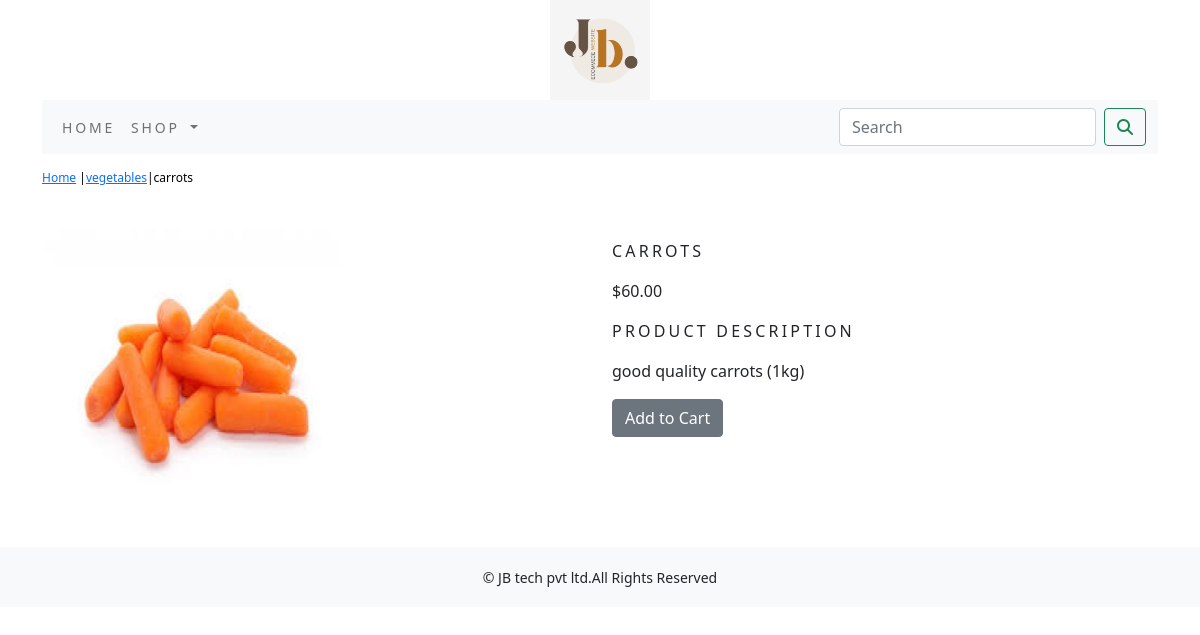
Screenshot of /shop/vegetables/product6/ with the database file from the repository.
### shop/models.py (models this page shows, shortened)
class Product(models.Model):
    name = models.CharField(max_length=250, unique=True)
    slug = models.SlugField(max_length=250, unique=True)
    description = models.TextField(blank=True)
    price=models.DecimalField(max_digits=10,decimal_places=2)
    category=models.ForeignKey(Category,on_delete=models.CASCADE)
    image = models.ImageField(upload_to='product', blank=True)
    stock=models.IntegerField()
    available=models.BooleanField(default=True)
    created=models.DateTimeField(auto_now_add=True)
    updated=models.DateTimeField(auto_now=True)
    class Meta:
        ordering = ('name',)
        verbose_name = 'product'
        verbose_name_plural = 'products'

class Category(models.Model):
    name=models.CharField(max_length=250,unique=True)
    slug=models.SlugField(max_length=250,unique=True)
    description=models.TextField(blank=True)
    image=models.ImageField(upload_to='category',blank=True)
    class Meta:
        ordering=('name',)
        verbose_name='category'
        verbose_name_plural='categories'
    def get_url(self):
        return reverse('shop:product_by_category',args=[self.slug])
    def __str__(self):
        return '{}'.format(self.name)

### shop/views.py (the view)
# urls.py: path('<slug:c_slug>/<slug:product_slug>/',views.proDetail,name='prodCatdetail'),
def proDetail(request,c_slug,product_slug):
    try:
        product=Product.objects.get(category__slug=c_slug,slug=product_slug)
    except Exception as e:
        raise e
    return render(request,'product.html',{'product':product})

### cart/context_processors.py (called while the page is built)
def counter(request):
    item_count=0
    if 'admin' in request.path:
        return {}
    else:
        try:
            cart=Cart.objects.filter(cart_id=_cart_id(request))
            car_items=CartItem.objects.all().filter(cart=cart[:1])
            for cart_item in car_items:
                item_count+=cart_item.quantity
        except Cart.DoesNotExist:
            item_count=0
    return dict(item_count=item_count)

### cart/views.py (called while the page is built)
def _cart_id(request):
    cart=request.session.session_key
    if not cart:
        cart=request.session.create()
    return cart

### shop/context_processors.py (called while the page is built)
def menu_links(request):
    links=Category.objects.all()
    return dict(links=links)

### templates/product.html (shortened to what this page needs)
{% extends 'base.html' %}
{% load static %}
{% block content %}
<div class="row my_prod_row_class">
    <div class="mx_auto">
        <p><a href="{% url 'shop:allProdCat' %}">Home</a> |<a href="{{product.category.get_url}}">{{product.category}}</a>|{{product.name}}</p>
    </div>
<div class="container">
<br>
    <div class="row">
        <div class="col-12 col-sm-12 col-md-12 col-lg-6">
            <div style="min-width:18rem">
            <img src="{{product.image.url}}" alt="{{product.name}}" width="300px" height="300px">
            </div>
        </div>
    <div class="col-12 col-sm-12 col-md-12 col-lg-6">
        <div>
        <h1 class="my_prod_title">{{product.name}}</h1>
        <p>${{product.price}}</p>
        <p class="my_title">Product Description</p>
        <p class="text-justify my_prod_text">{{product.description}}</p>
        {% if product.stock <= 0 %}
        <p><b>Out of stock</b></p>
        {% else %}
            <a class="btn btn-secondary" href="{% url 'cart:add_cart' product.id %}">Add to Cart</a>
        {% endif %}
        </div>
    </div>
</div>
</div>
</div>
{% endblock %}

### static/css/custom.css (style rules this page uses)
body { font-family: 'Roboto', sans-serif; }
.my_title { font-size:16px; text-transform:uppercase; letter-spacing:.2em; }
.my_prod_row_class { padding-top:15px; padding-bottom:20px; }
.my_prod_row_class .mx_auto { color:#000; font-size:12px; text-decoration:none; }
.my_prod_title { font-size:16px; text-transform:uppercase; letter-spacing:.2em; padding-top:15px; padding-bottom:10px; }
.my_prod_text { padding-right:20px; }

### rows the page displays
Product: category "vegetables", name "carrots", image (picture), name "CARROTS", price "60.00", description "good quality carrots (1kg)"
